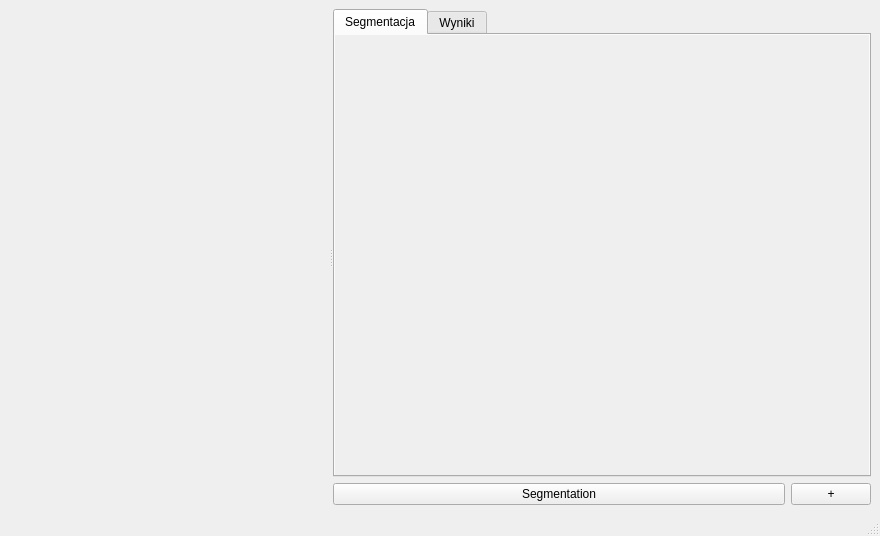
<?xml version="1.0" encoding="UTF-8"?>
<ui version="4.0">
 <class>SegmentationWindow</class>
 <widget class="QMainWindow" name="SegmentationWindow">
  <property name="geometry">
   <rect>
    <x>0</x>
    <y>0</y>
    <width>880</width>
    <height>536</height>
   </rect>
  </property>
  <property name="windowTitle">
   <string>MainWindow</string>
  </property>
  <widget class="QWidget" name="centralwidget">
   <layout class="QGridLayout" name="gridLayout">
    <item row="0" column="0">
     <widget class="QSplitter" name="mainSplitter">
      <property name="orientation">
       <enum>Qt::Horizontal</enum>
      </property>
      <widget class="QWidget" name="vulkanPlacehodler" native="true"/>
      <widget class="QWidget" name="verticalLayoutWidget">
       <layout class="QVBoxLayout" name="verticalLayout">
        <item>
         <widget class="QTabWidget" name="tabWidget">
          <property name="styleSheet">
           <string notr="true"/>
          </property>
          <property name="currentIndex">
           <number>0</number>
          </property>
          <widget class="QScrollArea" name="segmentationTab">
           <property name="styleSheet">
            <string notr="true">QTabBar::tab {
                                                    background: transparent;
                                                    }
                                                </string>
           </property>
           <property name="frameShape">
            <enum>QFrame::NoFrame</enum>
           </property>
           <property name="frameShadow">
            <enum>QFrame::Plain</enum>
           </property>
           <property name="lineWidth">
            <number>0</number>
           </property>
           <property name="verticalScrollBarPolicy">
            <enum>Qt::ScrollBarAlwaysOff</enum>
           </property>
           <property name="horizontalScrollBarPolicy">
            <enum>Qt::ScrollBarAlwaysOff</enum>
           </property>
           <property name="widgetResizable">
            <bool>true</bool>
           </property>
           <attribute name="title">
            <string>Segmentacja</string>
           </attribute>
           <widget class="SokarUi::SegmentationPipelineEditor" name="pipelineEditor">
            <property name="geometry">
             <rect>
              <x>0</x>
              <y>0</y>
              <width>557</width>
              <height>392</height>
             </rect>
            </property>
            <property name="autoFillBackground">
             <bool>true</bool>
            </property>
           </widget>
          </widget>
          <widget class="QScrollArea" name="resultTab">
           <property name="styleSheet">
            <string notr="true"/>
           </property>
           <property name="frameShape">
            <enum>QFrame::NoFrame</enum>
           </property>
           <property name="frameShadow">
            <enum>QFrame::Plain</enum>
           </property>
           <property name="lineWidth">
            <number>0</number>
           </property>
           <property name="horizontalScrollBarPolicy">
            <enum>Qt::ScrollBarAlwaysOff</enum>
           </property>
           <property name="widgetResizable">
            <bool>true</bool>
           </property>
           <property name="alignment">
            <set>Qt::AlignLeading|Qt::AlignLeft|Qt::AlignTop</set>
           </property>
           <attribute name="title">
            <string>Wyniki</string>
           </attribute>
           <widget class="QWidget" name="resultContent">
            <property name="geometry">
             <rect>
              <x>0</x>
              <y>0</y>
              <width>557</width>
              <height>392</height>
             </rect>
            </property>
            <layout class="QVBoxLayout" name="resultLayout">
             <item>
              <spacer name="resultlSpacer">
               <property name="orientation">
                <enum>Qt::Vertical</enum>
               </property>
               <property name="sizeHint" stdset="0">
                <size>
                 <width>20</width>
                 <height>40</height>
                </size>
               </property>
              </spacer>
             </item>
            </layout>
           </widget>
          </widget>
         </widget>
        </item>
        <item>
         <layout class="QHBoxLayout" name="horizontalLayout">
          <item>
           <widget class="QPushButton" name="execSegementation">
            <property name="sizePolicy">
             <sizepolicy hsizetype="Minimum" vsizetype="Fixed">
              <horstretch>0</horstretch>
              <verstretch>0</verstretch>
             </sizepolicy>
            </property>
            <property name="text">
             <string>Segmentation</string>
            </property>
           </widget>
          </item>
          <item>
           <widget class="QPushButton" name="execSegementation2">
            <property name="sizePolicy">
             <sizepolicy hsizetype="Maximum" vsizetype="Fixed">
              <horstretch>0</horstretch>
              <verstretch>0</verstretch>
             </sizepolicy>
            </property>
            <property name="text">
             <string>+</string>
            </property>
           </widget>
          </item>
         </layout>
        </item>
       </layout>
      </widget>
     </widget>
    </item>
   </layout>
  </widget>
  <widget class="QMenuBar" name="menubar">
   <property name="geometry">
    <rect>
     <x>0</x>
     <y>0</y>
     <width>880</width>
     <height>26</height>
    </rect>
   </property>
  </widget>
  <widget class="QStatusBar" name="statusbar"/>
 </widget>
 <customwidgets>
  <customwidget>
   <class>SokarUi::SegmentationPipelineEditor</class>
   <extends>QWidget</extends>
   <header>SokarUi/SegmentationPipelineEditor.hpp</header>
   <container>1</container>
  </customwidget>
 </customwidgets>
 <resources/>
 <connections/>
</ui>
